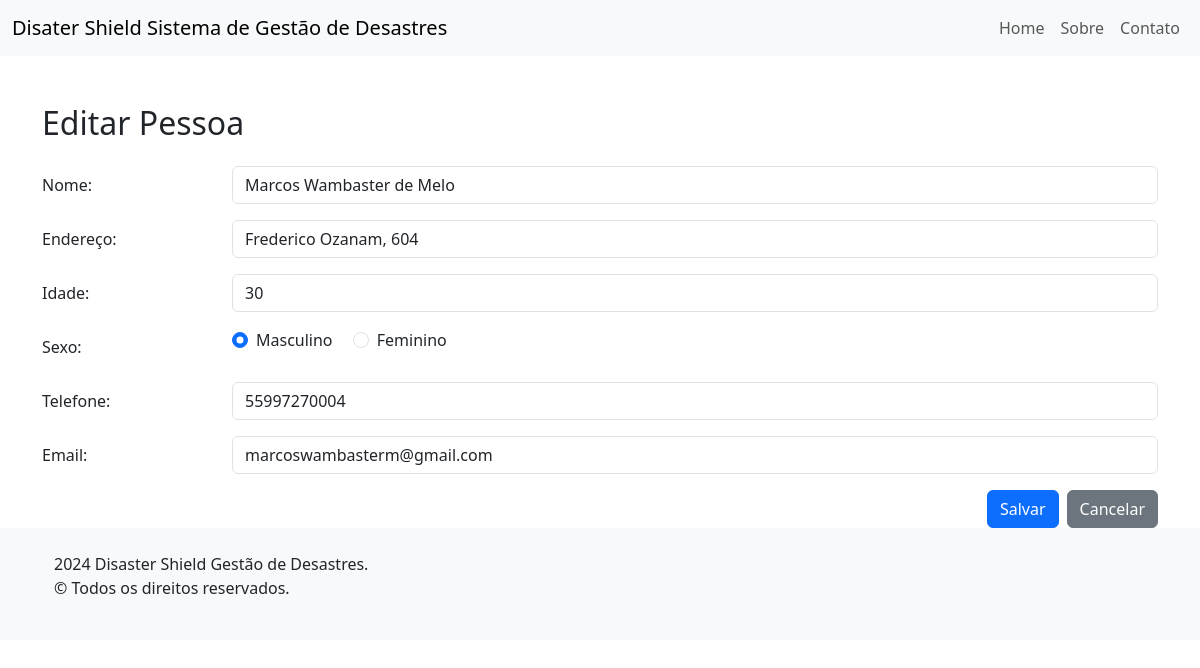
Page /vitimas/editar-pessoa/12/ on the committed database.
### vitimas/models.py (models this page shows, shortened)
class Vitima(models.Model):
    nome = models.CharField(max_length=100)
    endereco = models.CharField(max_length=255)
    idade = models.IntegerField()
    class Meta:
        abstract = True

class Pessoa(Vitima):
    sexo = models.CharField(max_length=10)
    telefone = models.CharField(max_length=15)
    email = models.EmailField()

### vitimas/views.py (the view)
# urls.py: path('editar-pessoa/<int:pk>/', views.editar_pessoa, name='editar_pessoa'),
def editar_pessoa(request, pk):
    pessoa = get_object_or_404(Pessoa, pk=pk)
    if request.method == 'POST':
        form = PessoaForm(request.POST, instance=pessoa)
        if form.is_valid():
            form.save()
            return redirect('lista_vitimas')
    else:
        form = PessoaForm(instance=pessoa)
    return render(request, './form_pessoa.html', {'form': form})

### vitimas/forms.py
class PessoaForm(forms.ModelForm):
    class Meta:
        model = Pessoa
        fields = ['nome', 'endereco', 'idade', 'sexo', 'telefone', 'email']

### vitimas/templates/form_pessoa.html (shortened to what this page needs)
{% extends "base.html" %}
{% block content %}
<div class="container mt-5">
    <h2 class="mb-4">{% if form.instance.pk %}Editar Pessoa{% else %}Adicionar Pessoa{% endif %}</h2>
    <form method="post" action="{% if form.instance.pk %}{% url 'editar_pessoa' form.instance.pk %}{% else %}{% url 'criar_pessoa' %}{% endif %}">
        <div class="mb-3 row">
            <label for="nome" class="col-sm-2 col-form-label">Nome:</label>
            <div class="col-sm-10">
                <input type="text" class="form-control" id="nome" name="nome" value="{{ form.instance.nome }}" required>
            </div>
        </div>
        <div class="mb-3 row">
            <label for="endereco" class="col-sm-2 col-form-label">Endereço:</label>
            <div class="col-sm-10">
                <input type="text" class="form-control" id="endereco" name="endereco" value="{{ form.instance.endereco }}" required>
            </div>
        </div>
        <div class="mb-3 row">
            <label for="idade" class="col-sm-2 col-form-label">Idade:</label>
            <div class="col-sm-10">
                <input type="number" class="form-control" id="idade" name="idade" value="{{ form.instance.idade }}" required>
            </div>
        </div>
        <div class="mb-3 row">
            <label class="col-sm-2 col-form-label">Sexo:</label>
            <div class="col-sm-10">
                <div class="form-check form-check-inline">
                    <input class="form-check-input" type="radio" name="sexo" id="sexo_m" value="Masculino" required {% if form.instance.sexo == 'Masculino' %}checked{% endif %}>
                    <label class="form-check-label" for="sexo_m">Masculino</label>
                </div>
                <div class="form-check form-check-inline">
                    <input class="form-check-input" type="radio" name="sexo" id="sexo_f" value="Feminino" required {% if form.instance.sexo == 'Feminino' %}checked{% endif %}>
                    <label class="form-check-label" for="sexo_f">Feminino</label>
                </div>
            </div>
        </div>
        <div class="mb-3 row">
            <label for="telefone" class="col-sm-2 col-form-label">Telefone:</label>
            <div class="col-sm-10">
                <input type="tel" class="form-control" id="telefone" name="telefone" value="{{ form.instance.telefone }}" required>
            </div>
        </div>
        <div class="mb-3 row">
            <label for="email" class="col-sm-2 col-form-label">Email:</label>
            <div class="col-sm-10">
                <input type="email" class="form-control" id="email" name="email" value="{{ form.instance.email }}" required>
            </div>
        </div>
        <div class="d-flex justify-content-end">
            <button type="submit" class="btn btn-primary me-2">Salvar</button>
            <a href="{% url 'lista_vitimas' %}" class="btn btn-secondary">Cancelar</a>
        </div>
    </form>
</div>
{% endblock %}

### rows in the picture
Pessoa: nome "Marcos Wambaster de Melo", endereco "Frederico Ozanam, 604", idade "30", sexo "☑ Masculino", sexo "☐ Feminino", telefone "55997270004", email "marcoswambasterm@gmail.com"
